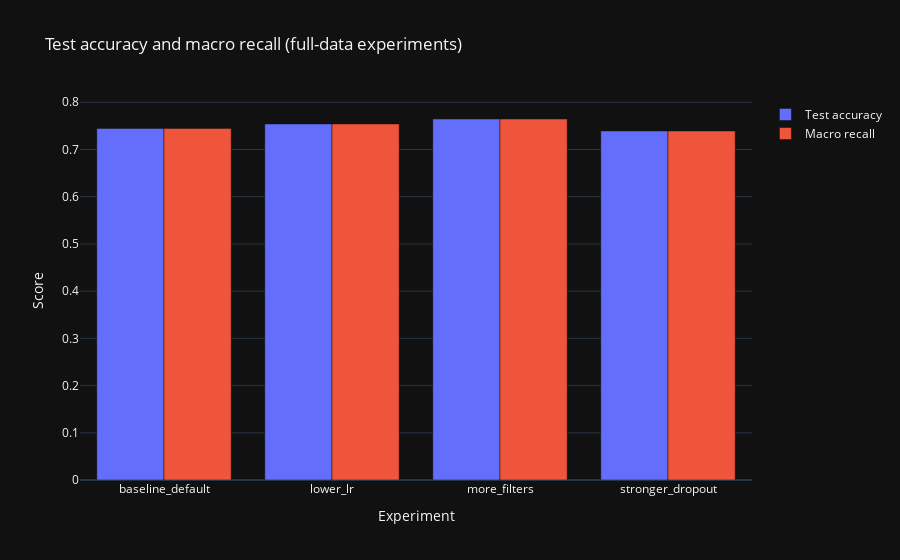

Here is the notebook cell this chart was saved with:
### Markdown cell above
## 📊 Comparing full-data experiments

We now compare the experiments side by side:
- test accuracy vs macro recall
- training time vs test accuracy

This helps us see which configuration gives the best trade-off between
performance, overfitting and training time.

### Code cell
import plotly.graph_objects as go

fig_full_scores = go.Figure()

fig_full_scores.add_trace(
    go.Bar(
        x=full_results_df["name"],
        y=full_results_df["test_accuracy"],
        name="Test accuracy",
    )
)

fig_full_scores.add_trace(
    go.Bar(
        x=full_results_df["name"],
        y=full_results_df["macro_recall"],
        name="Macro recall",
    )
)

fig_full_scores.update_layout(
    barmode="group",
    title="Test accuracy and macro recall (full-data experiments)",
    xaxis_title="Experiment",
    yaxis_title="Score",
)

fig_full_scores.show()

# Optional: export for README / GitHub Pages
save_fig(fig_full_scores, "full_exp_scores")

### Figure 1 — Plotly figure (JSON) as saved in the notebook; plotly's stock layout.template omitted (floating-point values rounded to 4 significant figures)
{"data": [{"name": "Test accuracy", "x": ["baseline_default", "lower_lr", "more_filters", "stronger_dropout"], "y": [0.7447, 0.7542, 0.7646, 0.7393], "type": "bar"}, {"name": "Macro recall", "x": ["baseline_default", "lower_lr", "more_filters", "stronger_dropout"], "y": [0.7447, 0.7542, 0.7646, 0.7393], "type": "bar"}], "layout": {"barmode": "group", "title": {"text": "Test accuracy and macro recall (full-data experiments)"}, "xaxis": {"title": {"text": "Experiment"}}, "yaxis": {"title": {"text": "Score"}}}}
